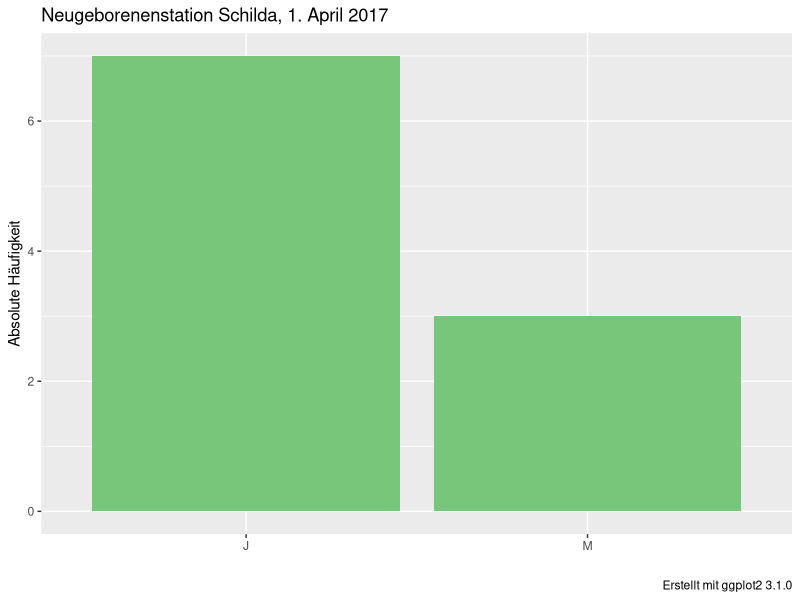
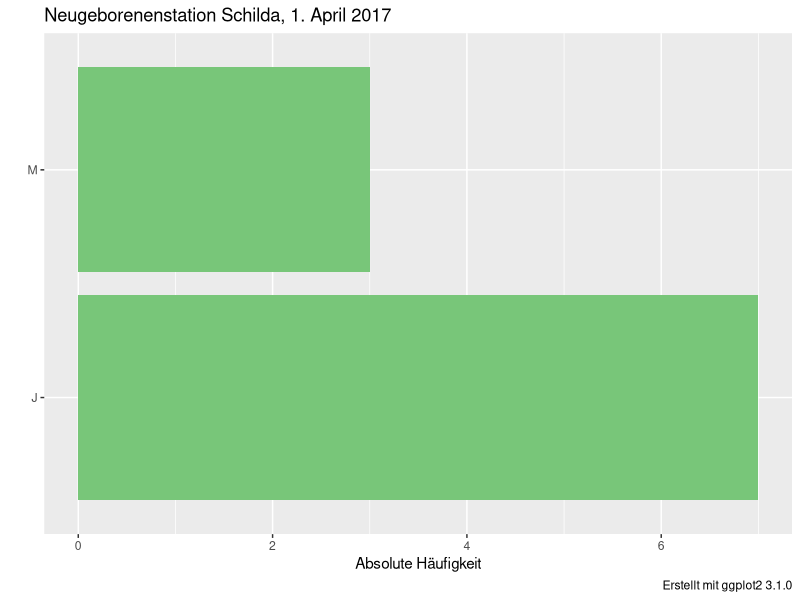

These charts were generated, in order, by the following R code:
## ---- chunk 1
knitr::opts_chunk$set(echo = TRUE)
library(knitr)
library(kableExtra)
library(tidyverse)
library(RColorBrewer)
myPalette <- brewer.pal(5, "YlGn")
# Ausgabe von double-Werte mit  zwei Stellen hinter dem Komma
options(digits=3)
## ---- chunk 2
daten <- as.data.frame(c("M", "M", "M", "J", "J", "J", "J", "J", "J", "J"))
colnames(daten) <- c("Geschlecht")

# Häufigkeiten
n <- nrow(daten)
absFr <- table(daten$Geschlecht)
## ---- chunk 3
kable(absFr,
        align="l",
        caption="Tabelle 1: Absolute Häufigkeiten im Datensatz Neugeborene",
        col.names=c("Ausprägungen", "Häufigkeiten")) %>%
      kable_styling(bootstrap_options = c("striped", "condensed"), 
                full_width = T, 
                position = "center")
## ---- chunk 4
# Plot absolute Häufigkeiten
plotAbs <- ggplot(daten) + 
  geom_bar(mapping=aes(x=Geschlecht),fill=myPalette[3]) +
  #scale_x_discrete(limits=c("Junge", "Mädchen")) +  
  labs(
    title="Neugeborenenstation Schilda, 1. April 2017", 
        caption="Erstellt mit ggplot2 3.1.0",
    x="", 
    y="Absolute Häufigkeit"
  ) 

plotAbs
## ---- chunk 5
plotAbs + 
  coord_flip()
